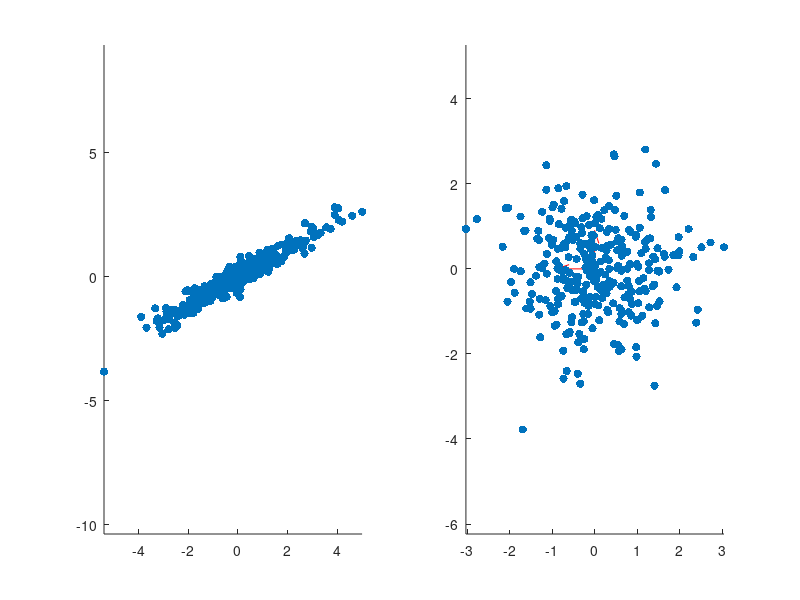

Reproduce this figure in MATLAB.
function lec5_slide25()
    rng(0, 'twister');
    NUM = 300;
    ANGLE = pi / 6;
    ROTATION = [cos(ANGLE), -sin(ANGLE); sin(ANGLE), cos(ANGLE)];
    
    points = zeros([2, NUM]);
        
    points(1, :) = 2 * randn(NUM, 1);
    points(2, :) = 0.25 * randn(NUM, 1);
    points = ROTATION * points;
    
    [U, S, V] = svd(cov(transpose(points)));
    my_cov = U * S ^ 0.5;
    W = U * S ^ -0.5 * transpose(V);
    new_points = W * points;
    
    [U, S, ~] = svd(cov(transpose(new_points)));
    new_cov = U * S ^ 0.5;
    
    subplot(121);
    scatter(points(1, :), points(2, :), 'filled');
    hold on;
    quiver([0, 0], [0, 0], my_cov(1, :), my_cov(2, :), 'r');
    hold off;
    axis equal;
    
    subplot(122);
    scatter(new_points(1, :), new_points(2, :), 'filled');
    hold on;
    quiver([0, 0], [0, 0], new_cov(1, :), new_cov(2, :), 'r');
    hold off;
    axis equal;
end

